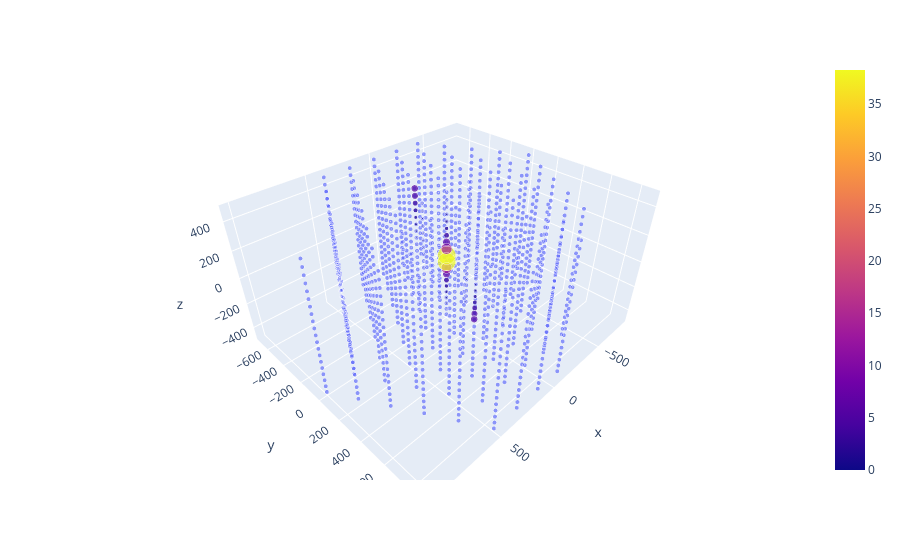

Notebook cell for this chart:
### Code cell
light_yield = light_yield_surrogate(opt_point=points_3d, event_params=true_event_params).numpy()
df = pd.DataFrame(points_3d.cpu().numpy(), columns=['x', 'y', 'z'])
df['light_yield'] = light_yield
# df['light_yield'] = np.log10(light_yield)
df['light_yield'][df['light_yield'] < 0] = 0
df['size'] = 10*light_yield/light_yield 
# plot the points and then overlay these with the same points but scaled with light yield, the initial points should be small and grey, the overlayed points should be colored with a colorscale according to light yield
fig = px.scatter_3d(df, x='x', y='y', z='z', opacity=0.7, size='size', size_max=7)
fig.add_trace(px.scatter_3d(df, x='x', y='y', z='z', color='light_yield', color_continuous_scale='viridis', size='light_yield', size_max=30).data[0])
fig.show()

### Figure 1 — Plotly figure (JSON) as saved in the notebook; plotly's stock layout.template omitted (floating-point values rounded to 4 significant figures; data arrays with more than 128 entries replaced by an {"elided": "..."} marker saying what was removed)
{"data": [{"hovertemplate": "x=%{x}<br>y=%{y}<br>z=%{z}<br>size=%{marker.size}<extra></extra>", "legendgroup": "", "marker": {"color": "#636efa", "opacity": 0.7, "size": {"elided": "1400 float values"}, "sizemode": "area", "sizeref": 0.2041, "symbol": "circle"}, "mode": "markers", "name": "", "scene": "scene", "showlegend": false, "type": "scatter3d", "x": {"elided": "1400 float values"}, "y": {"elided": "1400 float values"}, "z": {"elided": "1400 float values"}}, {"hovertemplate": "x=%{x}<br>y=%{y}<br>z=%{z}<br>light_yield=%{marker.color}<extra></extra>", "legendgroup": "", "marker": {"color": {"elided": "1400 float values"}, "coloraxis": "coloraxis", "size": {"elided": "1400 float values"}, "sizemode": "area", "sizeref": 0.04251, "symbol": "circle"}, "mode": "markers", "name": "", "scene": "scene", "showlegend": false, "type": "scatter3d", "x": {"elided": "1400 float values"}, "y": {"elided": "1400 float values"}, "z": {"elided": "1400 float values"}}], "layout": {"legend": {"itemsizing": "constant", "tracegroupgap": 0}, "margin": {"t": 60}, "scene": {"domain": {"x": [0, 1], "y": [0, 1]}, "xaxis": {"title": {"text": "x"}}, "yaxis": {"title": {"text": "y"}}, "zaxis": {"title": {"text": "z"}}}}}
